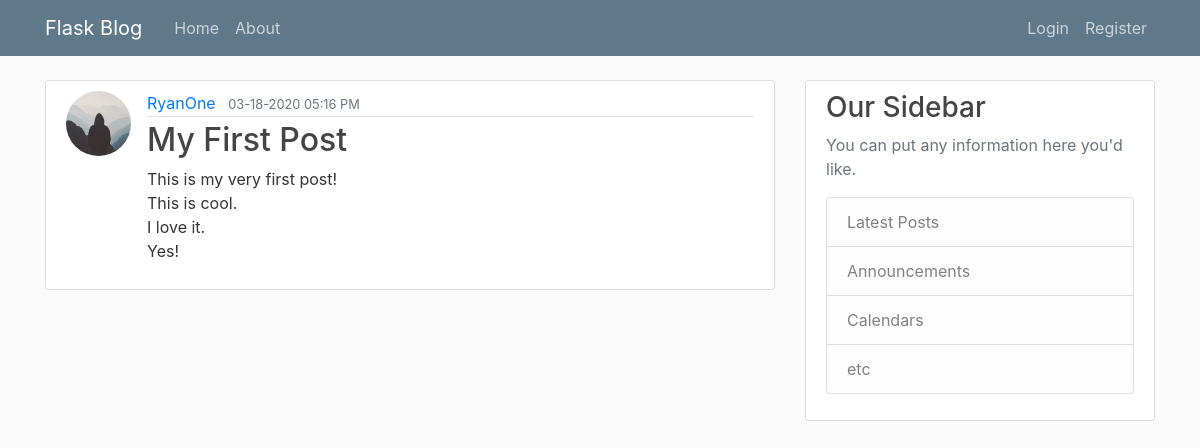
Page /home on the earlier database version.
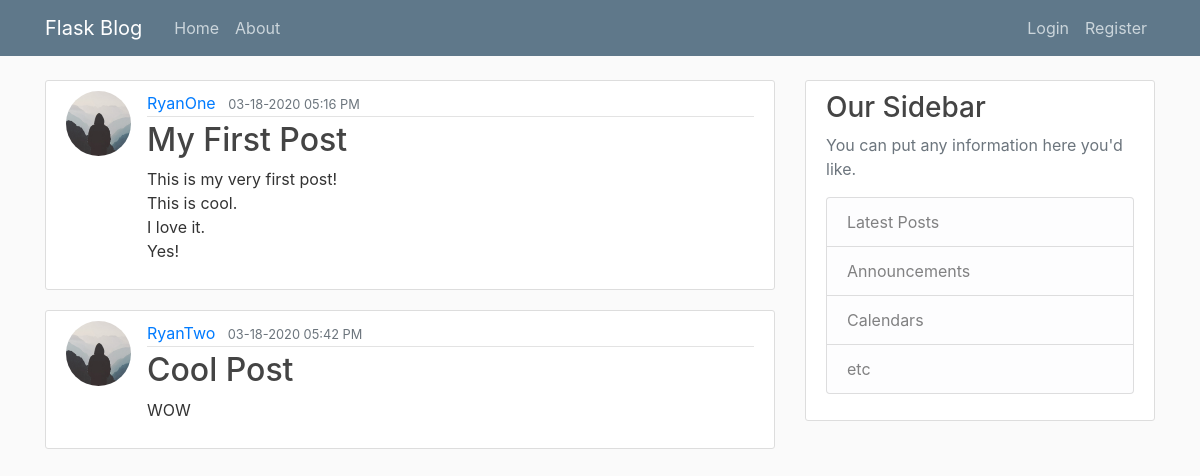
Same page on the later database version.
### fitnessblog/models.py (models this page shows, shortened)
class Post(db.Model):
    id = db.Column(db.Integer, primary_key=True)
    title = db.Column(db.String(100), nullable=False)
    date_posted = db.Column(db.DateTime, nullable=False, default=datetime.utcnow)
    content = db.Column(db.Text, nullable=False)
    user_id = db.Column(db.Integer, db.ForeignKey("user.id"), nullable=False)

class User(db.Model, UserMixin):
    id = db.Column(db.Integer, primary_key=True)
    username = db.Column(db.String(20), unique=True, nullable=False)
    email = db.Column(db.String(120), unique=True, nullable=False)
    image_file = db.Column(db.String(20), nullable=False, default="default.jpg")
    password = db.Column(db.String(60), nullable=False)
    posts = db.relationship("Post", backref="author", lazy=True)

### fitnessblog/routes.py (the view)
@app.route("/")
@app.route("/home")
def home():
    posts = Post.query.all()
    return render_template("home.html", posts=posts)

### fitnessblog/templates/home.html
{% extends "layout.html" %}
{% block content %}
  {% for post in posts %}
    <article class="media content-section">
      <img class="rounded-circle article-img" src="{{ url_for('static', filename='profile_pics/' + post.author.image_file) }}">
      <div class="media-body">
        <div class="article-metadata">
          <a class="mr-2" href="#">{{ post.author.username }}</a>
          <small class="text-muted">{{ post.date_posted.strftime('%m-%d-%Y %I:%M %p') }}</small>
        </div>
        <h2><a class="article-title" href="{{ url_for('post', post_id=post.id) }}">{{ post.title }}</a></h2>
        <p class="article-content">{{ post.content }}</p>
      </div>
    </article>
  {% endfor %}
{% endblock content %}

### fitnessblog/templates/layout.html (shortened to what this page needs)
<!DOCTYPE html>
<html lang="en">
  <head>
    <link rel="stylesheet" href="https://stackpath.bootstrapcdn.com/bootstrap/4.3.1/css/bootstrap.min.css">
    <link rel="stylesheet" type="text/css" href="{{ url_for('static', filename='main.css') }}">
  </head>
    <body>
      <header class="site-header">
        <nav class="navbar navbar-expand-md navbar-dark bg-steel fixed-top">
          <div class="container">
            <a class="navbar-brand mr-4" href="/">Flask Blog</a>
            <div class="collapse navbar-collapse" id="navbarToggle">
              <div class="navbar-nav mr-auto">
                <a class="nav-item nav-link" href="{{ url_for('home') }}">Home</a>
                <a class="nav-item nav-link" href="{{ url_for('about') }}">About</a>
              </div>
              <div class="navbar-nav">
                {% if current_user.is_authenticated %}
                  <a class="nav-item nav-link" href="{{ url_for('new_post') }}">Create Post</a>
                  <a class="nav-item nav-link" href="{{ url_for('account') }}">Account</a>
                  <a class="nav-item nav-link" href="{{ url_for('logout') }}">Logout</a>
                {% else %}
                  <a class="nav-item nav-link" href="{{ url_for('login') }}">Login</a>
                  <a class="nav-item nav-link" href="{{ url_for('register') }}">Register</a>
                {% endif %}
              </div>
            </div>
          </div>
        </nav>
      </header>
      <main role="main" class="container">
        <div class="row">
          <div class="col-md-8">
            {% block content %}{% endblock %}
          </div>
          <div class="col-md-4">
            <div class="content-section">
              <h3>Our Sidebar</h3>
              <p class='text-muted'>You can put any information here you'd like.
                <ul class="list-group">
                  <li class="list-group-item list-group-item-light">Latest Posts</li>
                  <li class="list-group-item list-group-item-light">Announcements</li>
                  <li class="list-group-item list-group-item-light">Calendars</li>
                  <li class="list-group-item list-group-item-light">etc</li>
                </ul>
              </p>
            </div>
          </div>
        </div>
      </main>
    </body>
</html>

### fitnessblog/static/main.css (style rules this page uses)
body { background: #fafafa; color: #333333; margin-top: 5rem; }
h1, h2, h3, h4, h5, h6 { color: #444444; }
.bg-steel { background-color: #5f788a; }
.site-header .navbar-nav .nav-link { color: #cbd5db; }
.content-section { background: #ffffff; padding: 10px 20px; border: 1px solid #dddddd; border-radius: 3px; margin-bottom: 20px; }
.article-title { color: #444444; }
.article-content { white-space: pre-line; }
.article-img { height: 65px; width: 65px; margin-right: 16px; }
.article-metadata { padding-bottom: 1px; margin-bottom: 4px; border-bottom: 1px solid #e3e3e3; }

Differences in the rows shown:
added Post: image_file (placeholder picture), author.username "RyanTwo", date_posted "03-18-2020 05:42 PM", title "Cool Post", content "WOW"
